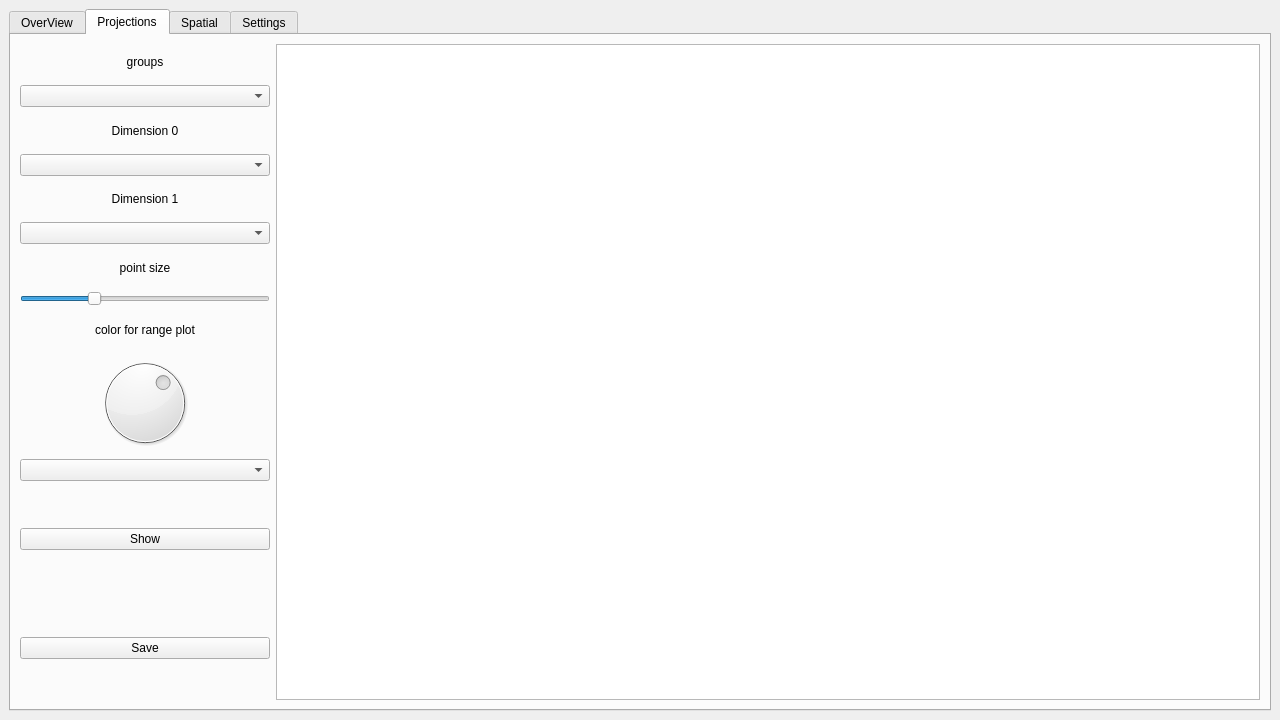
<?xml version="1.0" encoding="UTF-8"?>
<ui version="4.0">
 <class>MainWindow</class>
 <widget class="QMainWindow" name="MainWindow">
  <property name="geometry">
   <rect>
    <x>0</x>
    <y>0</y>
    <width>1280</width>
    <height>720</height>
   </rect>
  </property>
  <property name="minimumSize">
   <size>
    <width>1280</width>
    <height>720</height>
   </size>
  </property>
  <property name="windowTitle">
   <string>GeneVisual</string>
  </property>
  <widget class="QWidget" name="centralwidget">
   <property name="enabled">
    <bool>true</bool>
   </property>
   <property name="minimumSize">
    <size>
     <width>1280</width>
     <height>699</height>
    </size>
   </property>
   <layout class="QGridLayout" name="gridLayout">
    <item row="0" column="1">
     <widget class="QTabWidget" name="tabWidget">
      <property name="currentIndex">
       <number>1</number>
      </property>
      <widget class="QWidget" name="overView">
       <attribute name="title">
        <string>OverView</string>
       </attribute>
       <layout class="QGridLayout" name="gridLayout_3">
        <item row="3" column="1">
         <widget class="QLabel" name="label_4">
          <property name="text">
           <string> PATH</string>
          </property>
          <property name="alignment">
           <set>Qt::AlignCenter</set>
          </property>
         </widget>
        </item>
        <item row="5" column="0">
         <spacer name="verticalSpacer">
          <property name="orientation">
           <enum>Qt::Vertical</enum>
          </property>
          <property name="sizeHint" stdset="0">
           <size>
            <width>20</width>
            <height>40</height>
           </size>
          </property>
         </spacer>
        </item>
        <item row="1" column="1">
         <widget class="QLabel" name="label">
          <property name="text">
           <string> PATH</string>
          </property>
          <property name="alignment">
           <set>Qt::AlignCenter</set>
          </property>
         </widget>
        </item>
        <item row="3" column="0">
         <widget class="QPushButton" name="pushButton_3">
          <property name="text">
           <string>Directory for save</string>
          </property>
         </widget>
        </item>
        <item row="5" column="1">
         <spacer name="verticalSpacer_2">
          <property name="orientation">
           <enum>Qt::Vertical</enum>
          </property>
          <property name="sizeHint" stdset="0">
           <size>
            <width>20</width>
            <height>40</height>
           </size>
          </property>
         </spacer>
        </item>
        <item row="0" column="1">
         <spacer name="verticalSpacer_4">
          <property name="orientation">
           <enum>Qt::Vertical</enum>
          </property>
          <property name="sizeType">
           <enum>QSizePolicy::Fixed</enum>
          </property>
          <property name="sizeHint" stdset="0">
           <size>
            <width>20</width>
            <height>100</height>
           </size>
          </property>
         </spacer>
        </item>
        <item row="4" column="0">
         <spacer name="spacer">
          <property name="orientation">
           <enum>Qt::Horizontal</enum>
          </property>
          <property name="sizeType">
           <enum>QSizePolicy::Ignored</enum>
          </property>
          <property name="sizeHint" stdset="0">
           <size>
            <width>0</width>
            <height>0</height>
           </size>
          </property>
         </spacer>
        </item>
        <item row="0" column="0">
         <spacer name="verticalSpacer_3">
          <property name="orientation">
           <enum>Qt::Vertical</enum>
          </property>
          <property name="sizeType">
           <enum>QSizePolicy::Fixed</enum>
          </property>
          <property name="sizeHint" stdset="0">
           <size>
            <width>20</width>
            <height>100</height>
           </size>
          </property>
         </spacer>
        </item>
        <item row="1" column="0">
         <widget class="QPushButton" name="pushButton">
          <property name="text">
           <string>Select a file to load</string>
          </property>
         </widget>
        </item>
        <item row="2" column="0">
         <spacer name="verticalSpacer_5">
          <property name="orientation">
           <enum>Qt::Vertical</enum>
          </property>
          <property name="sizeType">
           <enum>QSizePolicy::Fixed</enum>
          </property>
          <property name="sizeHint" stdset="0">
           <size>
            <width>20</width>
            <height>40</height>
           </size>
          </property>
         </spacer>
        </item>
        <item row="2" column="1">
         <spacer name="verticalSpacer_6">
          <property name="orientation">
           <enum>Qt::Vertical</enum>
          </property>
          <property name="sizeType">
           <enum>QSizePolicy::Fixed</enum>
          </property>
          <property name="sizeHint" stdset="0">
           <size>
            <width>20</width>
            <height>40</height>
           </size>
          </property>
         </spacer>
        </item>
       </layout>
      </widget>
      <widget class="QWidget" name="projections">
       <attribute name="title">
        <string>Projections</string>
       </attribute>
       <layout class="QGridLayout" name="gridLayout_2" columnstretch="0,0,0,0,0">
        <property name="sizeConstraint">
         <enum>QLayout::SetDefaultConstraint</enum>
        </property>
        <item row="15" column="0">
         <widget class="QPushButton" name="pushButton_2">
          <property name="maximumSize">
           <size>
            <width>250</width>
            <height>16777215</height>
           </size>
          </property>
          <property name="text">
           <string>Save</string>
          </property>
         </widget>
        </item>
        <item row="5" column="0">
         <widget class="QComboBox" name="dim1">
          <property name="maximumSize">
           <size>
            <width>250</width>
            <height>16777215</height>
           </size>
          </property>
         </widget>
        </item>
        <item row="0" column="0">
         <widget class="QLabel" name="label_2">
          <property name="maximumSize">
           <size>
            <width>250</width>
            <height>16777215</height>
           </size>
          </property>
          <property name="text">
           <string>groups</string>
          </property>
          <property name="alignment">
           <set>Qt::AlignCenter</set>
          </property>
         </widget>
        </item>
        <item row="0" column="4" rowspan="17">
         <widget class="GraphProjection" name="graphicsView"/>
        </item>
        <item row="2" column="0">
         <widget class="QLabel" name="label_3">
          <property name="maximumSize">
           <size>
            <width>250</width>
            <height>16777215</height>
           </size>
          </property>
          <property name="text">
           <string>Dimension 0</string>
          </property>
          <property name="alignment">
           <set>Qt::AlignCenter</set>
          </property>
         </widget>
        </item>
        <item row="1" column="0">
         <widget class="QComboBox" name="groups">
          <property name="maximumSize">
           <size>
            <width>250</width>
            <height>16777215</height>
           </size>
          </property>
         </widget>
        </item>
        <item row="3" column="0">
         <widget class="QComboBox" name="dim0">
          <property name="maximumSize">
           <size>
            <width>250</width>
            <height>16777215</height>
           </size>
          </property>
         </widget>
        </item>
        <item row="4" column="0">
         <widget class="QLabel" name="label_5">
          <property name="maximumSize">
           <size>
            <width>250</width>
            <height>16777215</height>
           </size>
          </property>
          <property name="text">
           <string>Dimension 1</string>
          </property>
          <property name="alignment">
           <set>Qt::AlignCenter</set>
          </property>
         </widget>
        </item>
        <item row="6" column="0">
         <widget class="QLabel" name="lpoint_size">
          <property name="maximumSize">
           <size>
            <width>250</width>
            <height>16777215</height>
           </size>
          </property>
          <property name="text">
           <string>point size</string>
          </property>
          <property name="alignment">
           <set>Qt::AlignCenter</set>
          </property>
         </widget>
        </item>
        <item row="7" column="0">
         <widget class="QSlider" name="point_size">
          <property name="maximumSize">
           <size>
            <width>250</width>
            <height>15</height>
           </size>
          </property>
          <property name="minimum">
           <number>10</number>
          </property>
          <property name="maximum">
           <number>150</number>
          </property>
          <property name="singleStep">
           <number>1</number>
          </property>
          <property name="value">
           <number>50</number>
          </property>
          <property name="orientation">
           <enum>Qt::Horizontal</enum>
          </property>
         </widget>
        </item>
        <item row="12" column="0">
         <widget class="QPushButton" name="showProjection">
          <property name="maximumSize">
           <size>
            <width>250</width>
            <height>16777215</height>
           </size>
          </property>
          <property name="text">
           <string>Show</string>
          </property>
         </widget>
        </item>
        <item row="8" column="0">
         <widget class="QLabel" name="label_rangeColor">
          <property name="maximumSize">
           <size>
            <width>250</width>
            <height>16777215</height>
           </size>
          </property>
          <property name="text">
           <string>color for range plot</string>
          </property>
          <property name="alignment">
           <set>Qt::AlignCenter</set>
          </property>
         </widget>
        </item>
        <item row="9" column="0">
         <widget class="QDial" name="dial">
          <property name="maximumSize">
           <size>
            <width>250</width>
            <height>16777215</height>
           </size>
          </property>
          <property name="maximum">
           <number>360</number>
          </property>
          <property name="value">
           <number>230</number>
          </property>
         </widget>
        </item>
        <item row="10" column="0">
         <widget class="QComboBox" name="palette_name">
          <property name="maximumSize">
           <size>
            <width>250</width>
            <height>16777215</height>
           </size>
          </property>
         </widget>
        </item>
       </layout>
      </widget>
      <widget class="GraphSpatial" name="spatial">
       <attribute name="title">
        <string>Spatial</string>
       </attribute>
       <layout class="QGridLayout" name="gridLayout_5">
        <item row="0" column="3" rowspan="19">
         <widget class="QChartView" name="spatial_chart"/>
        </item>
        <item row="12" column="1">
         <widget class="QSlider" name="alphaplt">
          <property name="maximumSize">
           <size>
            <width>250</width>
            <height>16777215</height>
           </size>
          </property>
          <property name="maximum">
           <number>255</number>
          </property>
          <property name="value">
           <number>255</number>
          </property>
          <property name="orientation">
           <enum>Qt::Horizontal</enum>
          </property>
         </widget>
        </item>
        <item row="1" column="1">
         <widget class="QComboBox" name="s_column_cb">
          <property name="maximumSize">
           <size>
            <width>250</width>
            <height>16777215</height>
           </size>
          </property>
         </widget>
        </item>
        <item row="3" column="1">
         <widget class="QLabel" name="label_8">
          <property name="maximumSize">
           <size>
            <width>250</width>
            <height>16777215</height>
           </size>
          </property>
          <property name="text">
           <string>groups</string>
          </property>
          <property name="alignment">
           <set>Qt::AlignCenter</set>
          </property>
         </widget>
        </item>
        <item row="11" column="1">
         <widget class="QLabel" name="l_chart_alpha">
          <property name="maximumSize">
           <size>
            <width>250</width>
            <height>16777215</height>
           </size>
          </property>
          <property name="text">
           <string>Chart alpha</string>
          </property>
          <property name="alignment">
           <set>Qt::AlignCenter</set>
          </property>
         </widget>
        </item>
        <item row="5" column="1">
         <widget class="QLabel" name="label_9">
          <property name="maximumSize">
           <size>
            <width>250</width>
            <height>16777215</height>
           </size>
          </property>
          <property name="text">
           <string>Spatial dim 0</string>
          </property>
          <property name="alignment">
           <set>Qt::AlignCenter</set>
          </property>
         </widget>
        </item>
        <item row="10" column="1">
         <widget class="QSlider" name="alphaimg">
          <property name="maximumSize">
           <size>
            <width>250</width>
            <height>16777215</height>
           </size>
          </property>
          <property name="maximum">
           <number>255</number>
          </property>
          <property name="value">
           <number>255</number>
          </property>
          <property name="orientation">
           <enum>Qt::Horizontal</enum>
          </property>
         </widget>
        </item>
        <item row="8" column="1">
         <widget class="QComboBox" name="spatial_dim1">
          <property name="maximumSize">
           <size>
            <width>250</width>
            <height>16777215</height>
           </size>
          </property>
         </widget>
        </item>
        <item row="6" column="1">
         <widget class="QComboBox" name="spatial_dim0">
          <property name="maximumSize">
           <size>
            <width>250</width>
            <height>16777215</height>
           </size>
          </property>
         </widget>
        </item>
        <item row="14" column="1">
         <widget class="QPushButton" name="load">
          <property name="minimumSize">
           <size>
            <width>200</width>
            <height>0</height>
           </size>
          </property>
          <property name="maximumSize">
           <size>
            <width>250</width>
            <height>16777215</height>
           </size>
          </property>
          <property name="text">
           <string>Show</string>
          </property>
         </widget>
        </item>
        <item row="2" column="1">
         <widget class="QComboBox" name="Sample_cb">
          <property name="maximumSize">
           <size>
            <width>250</width>
            <height>16777215</height>
           </size>
          </property>
         </widget>
        </item>
        <item row="0" column="1">
         <widget class="QLabel" name="label_6">
          <property name="maximumSize">
           <size>
            <width>250</width>
            <height>16777215</height>
           </size>
          </property>
          <property name="text">
           <string>Sample column</string>
          </property>
          <property name="alignment">
           <set>Qt::AlignCenter</set>
          </property>
         </widget>
        </item>
        <item row="9" column="1">
         <widget class="QLabel" name="l_image_alpha">
          <property name="maximumSize">
           <size>
            <width>250</width>
            <height>16777215</height>
           </size>
          </property>
          <property name="text">
           <string>Image alpha</string>
          </property>
          <property name="alignment">
           <set>Qt::AlignCenter</set>
          </property>
         </widget>
        </item>
        <item row="17" column="1">
         <widget class="QPushButton" name="spatial_save">
          <property name="maximumSize">
           <size>
            <width>250</width>
            <height>16777215</height>
           </size>
          </property>
          <property name="text">
           <string>Save</string>
          </property>
         </widget>
        </item>
        <item row="7" column="1">
         <widget class="QLabel" name="l_sp_dim1">
          <property name="maximumSize">
           <size>
            <width>250</width>
            <height>16777215</height>
           </size>
          </property>
          <property name="text">
           <string>Spatial dim 1</string>
          </property>
          <property name="alignment">
           <set>Qt::AlignCenter</set>
          </property>
         </widget>
        </item>
        <item row="4" column="1">
         <widget class="QComboBox" name="sp_groups">
          <property name="maximumSize">
           <size>
            <width>250</width>
            <height>16777215</height>
           </size>
          </property>
         </widget>
        </item>
       </layout>
      </widget>
      <widget class="QWidget" name="Settings">
       <attribute name="title">
        <string>Settings</string>
       </attribute>
       <layout class="QGridLayout" name="gridLayout_4" rowstretch="0">
        <property name="sizeConstraint">
         <enum>QLayout::SetDefaultConstraint</enum>
        </property>
        <item row="0" column="0">
         <widget class="QLabel" name="label_7">
          <property name="text">
           <string>Settings...</string>
          </property>
          <property name="alignment">
           <set>Qt::AlignCenter</set>
          </property>
         </widget>
        </item>
       </layout>
      </widget>
     </widget>
    </item>
   </layout>
  </widget>
 </widget>
 <customwidgets>
  <customwidget>
   <class>GraphProjection</class>
   <extends>QGraphicsView</extends>
   <header>src/graph/graphprojection.hpp</header>
   <slots>
    <slot>createProjection()</slot>
    <slot>setHue(int)</slot>
    <slot>setGroup(QString)</slot>
    <slot>setDim0(QString)</slot>
    <slot>setDim1(QString)</slot>
    <slot>setPointSize(int)</slot>
    <slot>setSavePath(QString)</slot>
   </slots>
  </customwidget>
  <customwidget>
   <class>GraphSpatial</class>
   <extends>QWidget</extends>
   <header>src/graph/graphspatial.hpp</header>
   <container>1</container>
   <slots>
    <slot>load_image()</slot>
   </slots>
  </customwidget>
  <customwidget>
   <class>QChartView</class>
   <extends>QGraphicsView</extends>
   <header>QtCharts/QChartView</header>
  </customwidget>
 </customwidgets>
 <resources/>
 <connections>
  <connection>
   <sender>pushButton</sender>
   <signal>clicked()</signal>
   <receiver>MainWindow</receiver>
   <slot>openDialogFile()</slot>
   <hints>
    <hint type="sourcelabel">
     <x>113</x>
     <y>66</y>
    </hint>
    <hint type="destinationlabel">
     <x>639</x>
     <y>359</y>
    </hint>
   </hints>
  </connection>
  <connection>
   <sender>MainWindow</sender>
   <signal>newFilePath(QString)</signal>
   <receiver>label</receiver>
   <slot>setText(QString)</slot>
   <hints>
    <hint type="sourcelabel">
     <x>639</x>
     <y>359</y>
    </hint>
    <hint type="destinationlabel">
     <x>368</x>
     <y>66</y>
    </hint>
   </hints>
  </connection>
  <connection>
   <sender>MainWindow</sender>
   <signal>newDirectoryPath(QString)</signal>
   <receiver>label_4</receiver>
   <slot>setText(QString)</slot>
   <hints>
    <hint type="sourcelabel">
     <x>639</x>
     <y>359</y>
    </hint>
    <hint type="destinationlabel">
     <x>603</x>
     <y>133</y>
    </hint>
   </hints>
  </connection>
  <connection>
   <sender>pushButton_3</sender>
   <signal>clicked()</signal>
   <receiver>MainWindow</receiver>
   <slot>openDialogDirectory()</slot>
   <hints>
    <hint type="sourcelabel">
     <x>113</x>
     <y>137</y>
    </hint>
    <hint type="destinationlabel">
     <x>639</x>
     <y>359</y>
    </hint>
   </hints>
  </connection>
  <connection>
   <sender>showProjection</sender>
   <signal>clicked()</signal>
   <receiver>graphicsView</receiver>
   <slot>createProjection()</slot>
   <hints>
    <hint type="sourcelabel">
     <x>103</x>
     <y>360</y>
    </hint>
    <hint type="destinationlabel">
     <x>742</x>
     <y>373</y>
    </hint>
   </hints>
  </connection>
  <connection>
   <sender>point_size</sender>
   <signal>valueChanged(int)</signal>
   <receiver>MainWindow</receiver>
   <slot>setTextPointSize(int)</slot>
   <hints>
    <hint type="sourcelabel">
     <x>119</x>
     <y>452</y>
    </hint>
    <hint type="destinationlabel">
     <x>639</x>
     <y>359</y>
    </hint>
   </hints>
  </connection>
  <connection>
   <sender>dial</sender>
   <signal>valueChanged(int)</signal>
   <receiver>MainWindow</receiver>
   <slot>setRangeColor(int)</slot>
   <hints>
    <hint type="sourcelabel">
     <x>119</x>
     <y>448</y>
    </hint>
    <hint type="destinationlabel">
     <x>639</x>
     <y>359</y>
    </hint>
   </hints>
  </connection>
  <connection>
   <sender>dial</sender>
   <signal>valueChanged(int)</signal>
   <receiver>graphicsView</receiver>
   <slot>setHue(int)</slot>
   <hints>
    <hint type="sourcelabel">
     <x>119</x>
     <y>416</y>
    </hint>
    <hint type="destinationlabel">
     <x>742</x>
     <y>373</y>
    </hint>
   </hints>
  </connection>
  <connection>
   <sender>point_size</sender>
   <signal>valueChanged(int)</signal>
   <receiver>graphicsView</receiver>
   <slot>setPointSize(int)</slot>
   <hints>
    <hint type="sourcelabel">
     <x>119</x>
     <y>311</y>
    </hint>
    <hint type="destinationlabel">
     <x>742</x>
     <y>373</y>
    </hint>
   </hints>
  </connection>
  <connection>
   <sender>groups</sender>
   <signal>currentTextChanged(QString)</signal>
   <receiver>graphicsView</receiver>
   <slot>setGroup(QString)</slot>
   <hints>
    <hint type="sourcelabel">
     <x>119</x>
     <y>100</y>
    </hint>
    <hint type="destinationlabel">
     <x>742</x>
     <y>373</y>
    </hint>
   </hints>
  </connection>
  <connection>
   <sender>dim0</sender>
   <signal>currentTextChanged(QString)</signal>
   <receiver>graphicsView</receiver>
   <slot>setDim0(QString)</slot>
   <hints>
    <hint type="sourcelabel">
     <x>119</x>
     <y>172</y>
    </hint>
    <hint type="destinationlabel">
     <x>742</x>
     <y>373</y>
    </hint>
   </hints>
  </connection>
  <connection>
   <sender>dim1</sender>
   <signal>currentTextChanged(QString)</signal>
   <receiver>graphicsView</receiver>
   <slot>setDim1(QString)</slot>
   <hints>
    <hint type="sourcelabel">
     <x>119</x>
     <y>244</y>
    </hint>
    <hint type="destinationlabel">
     <x>742</x>
     <y>373</y>
    </hint>
   </hints>
  </connection>
 </connections>
 <slots>
  <signal>newFilePath(QString)</signal>
  <signal>newDirectoryPath(QString)</signal>
  <slot>openDialogFile()</slot>
  <slot>saveProjectionPlot()</slot>
  <slot>openDialogDirectory()</slot>
  <slot>createProjection()</slot>
  <slot>setRangeColor(int)</slot>
  <slot>setTextPointSize(int)</slot>
 </slots>
</ui>
